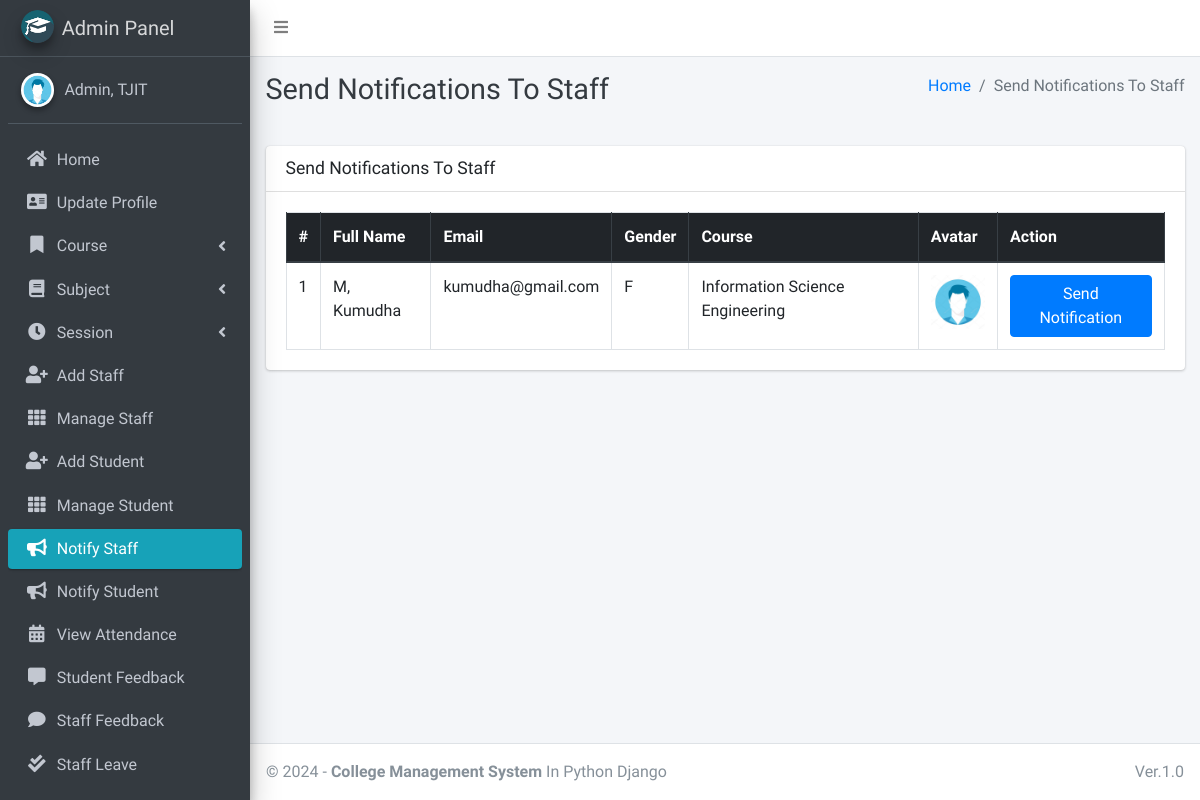
The page /admin_notify_staff (signed in) on the database its author committed.
### main_app/models.py (models this page shows, shortened)
class CustomUser(AbstractUser):
    USER_TYPE = ((1, "HOD"), (2, "Staff"), (3, "Student"))
    GENDER = [("M", "Male"), ("F", "Female")]
    username = None  # Removed username, using email instead
    email = models.EmailField(unique=True)
    user_type = models.CharField(default=1, choices=USER_TYPE, max_length=1)
    gender = models.CharField(max_length=1, choices=GENDER)
    profile_pic = models.ImageField()
    address = models.TextField()
    fcm_token = models.TextField(default="")  # For firebase notifications
    created_at = models.DateTimeField(auto_now_add=True)
    updated_at = models.DateTimeField(auto_now=True)
    USERNAME_FIELD = "email"
    REQUIRED_FIELDS = []
    objects = CustomUserManager()
    def __str__(self):
        return self.last_name + ", " + self.first_name

class Staff(models.Model):
    course = models.ForeignKey(Course, on_delete=models.DO_NOTHING, null=True, blank=False)
    admin = models.OneToOneField(CustomUser, on_delete=models.CASCADE)

class Course(models.Model):
    name = models.CharField(max_length=120)
    created_at = models.DateTimeField(auto_now_add=True)
    updated_at = models.DateTimeField(auto_now=True)

### main_app/hod_views.py (the view)
# urls.py: path("admin_notify_staff", hod_views.admin_notify_staff,
def admin_notify_staff(request):
    staff = CustomUser.objects.filter(user_type=2)
    context = {
        'page_title': "Send Notifications To Staff",
        'allStaff': staff
    }
    return render(request, "hod_template/staff_notification.html", context)

### main_app/templates/hod_template/staff_notification.html (shortened to what this page needs)
{% extends 'main_app/base.html' %}
{% load static %}
{% block page_title %}{{page_title}}{% endblock page_title %}
{% block content %}
<section class="content">
    <div class="container-fluid">
        <div class="row">
            <div class="col-md-12">
                <div class="card">
                    <div class="card-header">
                        <h3 class="card-title">{{page_title}}</h3>
                    </div>
                    <div class="card-body">
                        <table id="example2" class="table table-bordered table-hover">
                            <thead class="thead-dark">
                                <tr>
                                    <th>#</th>
                                    <th>Full Name</th>
                                    <th>Email</th>
                                    <th>Gender</th>
                                    <th>Course</th>
                                    <th>Avatar</th>
                                    <th>Action</th>
                                </tr>
                            </thead>
                            <tbody>
                                {% for staff in allStaff %}
                                <tr>
                                    <td>{{ forloop.counter }}</td>
                                    <td>{{staff.last_name}}, {{staff.first_name}}</td>
                                    <td>{{staff.email}}</td>
                                    <td>{{staff.gender}}</td>
                                    <td>{{staff.staff.course.name}}</td>
                                    <td>
                                        {% if staff.profile_pic == ""  %}
                                        No Image
                                        {% else %}
                                        <img class="img img-fluid mb-2" height="56" width="56"
                                            src="{{staff.profile_pic}}" alt="">
                                        {% endif %}
                                    </td>
                                    <td><button data-toggle = "modal" data-target = "#myModal"class="btn btn-primary show_notification" value="{{staff.id}}">Send Notification</button>
                                    </td>
                                </tr>
                                {% endfor %}
                            </tbody>
                        </table>
                    </div>
                </div>
            </div>
        </div>
    </div>
</section>
{% endblock content %}

### main_app/templates/main_app/sidebar_template.html (shortened to what this page needs)
{% load static %}
<aside class="main-sidebar sidebar-dark-info elevation-4">
    {% if request.user.user_type == '1' %}
    <a href="{% url 'admin_home' %}" class="brand-link">
        <img src="{% static 'dist/img/cmsl.png' %} " alt="AdminLTE Logo"
            class="brand-image img-circle elevation-3" >
        <span class="brand-text font-weight-light">Admin Panel</span>
    </a>
    <div class="sidebar">
        <div class="user-panel mt-3 pb-3 mb-3 d-flex">
            <div class="image">
                <img src="{{ request.user.profile_pic}}" class="img-circle elevation-2" alt="User Image">
            </div>
            <div class="info">
                <a href="#" class="d-block">{{user}}</a>
            </div>
        </div>
        <nav class="mt-2">
            <ul class="nav nav-pills nav-sidebar flex-column" data-widget="treeview" role="menu" data-accordion="false">
                <li class="nav-item">
                    {% url 'admin_home' as admin_home %}
                    <a href="{{admin_home}}" class="nav-link {% if admin_home == request.path %} active {% endif %}">
                        <i class="nav-icon fas fa-home"></i>
                        <p>
                            Home
                        </p>
                    </a>
                </li>
                <li class="nav-item">
                    {% url 'admin_view_profile' as admin_view_profile %}
                    <a href="{{admin_view_profile}}"
                        class="nav-link {% if admin_view_profile == request.path %} active {% endif %}">
                        <i class="nav-icon fas fa-address-card"></i>
                        <p>
                            Update Profile
                        </p>
                    </a>
                </li>
                <li class="nav-item has-treeview">
                    <a href="#" class="nav-link">
                        <i class="nav-icon fas fa-bookmark"></i>
                        <p>
                            Course
                            <i class="fas fa-angle-left right"></i>
                        </p>
                    </a>
                </li>
                <li class="nav-item has-treeview">
                    <a href="#" class="nav-link">
                        <i class="nav-icon fas fa-book"></i>
                        <p>
                            Subject
                            <i class="fas fa-angle-left right"></i>
                        </p>
                    </a>
                </li>
                <li class="nav-item has-treeview">
                    <a href="#" class="nav-link">
                        <i class="nav-icon fas fa-clock"></i>
                        <p>
                            Session
                            <i class="fas fa-angle-left right"></i>
                        </p>
                    </a>
                </li>
                <li class="nav-item">
                    {% url 'add_staff' as add_staff %}
                    <a href="{{add_staff}}" class="nav-link {% if add_staff == request.path %} active {% endif %}">
                        <i class="nav-icon fas fa-user-plus"></i>
                        <p>
                            Add Staff
                        </p>
                    </a>
                </li>
                <li class="nav-item">
                    {% url 'manage_staff' as manage_staff %}
                    {% url 'edit_staff' staff_id as edit_staff %}
                    <a href="{{manage_staff}}"
                        class="nav-link {% if manage_staff == request.path or request.path == edit_staff %} active {% endif %}">
                        <i class="nav-icon fas fa-th"></i>
                        <p>
                            Manage Staff
                        </p>
                    </a>
                </li>
                <li class="nav-item">
                    {% url 'add_student' as add_student%}
                    <a href="{{add_student}}" class="nav-link  {% if add_student == request.path %} active {% endif %}">
                        <i class="nav-icon fas fa-user-plus"></i>
                        <p>
                            Add Student
                        </p>
                    </a>
                </li>
                <li class="nav-item">
                    {% url 'manage_student' as manage_student %}
                    {% url 'edit_student' student_id as edit_student %}
                    <a href="{{manage_student}}"
                        class="nav-link  {% if edit_student == request.path or manage_student == request.path %} active {% endif %}">
                        <i class="nav-icon fas fa-th"></i>
                        <p>
                            Manage Student
                        </p>
                    </a>
                </li>
                <li class="nav-item">
                    {% url 'admin_notify_staff' as admin_notify_staff %}
                    <a href="{{admin_notify_staff}}"
                        class="nav-link {% if admin_notify_staff == request.path %} active {% endif %}">
                        <i class="nav-icon fas fa-bullhorn"></i>
                        <p>
                            Notify Staff
                        </p>
                    </a>
                </li>
                <li class="nav-item">
                    {% url 'admin_notify_student' as admin_notify_student %}
                    <a href="{{admin_notify_student}}"
                        class="nav-link {% if admin_notify_student == request.path %} active {% endif %}">
                        <i class="nav-icon fas fa-bullhorn"></i>
                        <p>
                            Notify Student
                        </p>
                    </a>
                </li>
                <li class="nav-item">
                    {% url 'admin_view_attendance' as admin_view_attendance %}
                <li class="nav-item">
                    <a href="{{admin_view_attendance}}"
                        class="nav-link  {% if admin_view_attendance == request.path %} active {% endif %}">
                        <i class="nav-icon fas fa-calendar-alt"></i>
                        <p>
                            View Attendance
                        </p>
                    </a>
                </li>
                <li class="nav-item">
                    {% url 'student_feedback_message' as student_feedback_message %}
                    <a href="{{ student_feedback_message }}"
                        class="nav-link  {% if student_feedback_message == request.path %} active {% endif %}">
                        <i class="nav-icon fas fa-comment-alt"></i>
                        <p>
                            Student Feedback
                        </p>
                    </a>
                </li>
                <li class="nav-item">
                    {% url 'staff_feedback_message' as staff_feedback_message %}
                    <a href="{{staff_feedback_message}}"
                        class="nav-link   {% if staff_feedback_message == request.path %} active {% endif %}">
                        <i class="nav-icon fas fa-comment"></i>
                        <p>
                            Staff Feedback
                        </p>
                    </a>
                </li>
                <li class="nav-item">
                    {% url 'view_staff_leave' as view_staff_leave %}
                    <a href="{{view_staff_leave}}"
                        class="nav-link  {% if view_staff_leave == request.path %} active {% endif %}">
                        <i class="nav-icon fas fa-check-double"></i>
                        <p>
                            Staff Leave
                        </p>
                    </a>
                </li>
                <li class="nav-item">
                    {% url 'view_student_leave' as view_student_leave %}
                    <a href="{% url 'view_student_leave' %}"
                        class="nav-link  {% if view_student_leave == request.path %} active {% endif %}">
                    </a>
                </li>
                                        {% endif %}
                                    </ul>
                                </nav>
                            </div>
</aside>

### rows shown on the page
CustomUser: user.profile_pic (picture), last_name+first_name "Admin, TJIT"
CustomUser: last_name "M", first_name "Kumudha", email "kumudha@gmail.com", gender "F", staff.course.name "Information Science Engineering", profile_pic (picture)

### other values the page prints
{{ page_title }} "Send Notifications To Staff"
